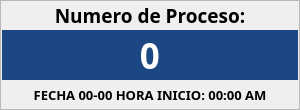
    <widget class="QFrame" name="frmNumeroProceso">
     <property name="geometry">
      <rect>
       <x>960</x>
       <y>20</y>
       <width>300</width>
       <height>110</height>
      </rect>
     </property>
     <property name="styleSheet">
      <string notr="true">#frmNumeroProceso{
background-color: rgb(255, 255, 255);
border-radius: 10px;
border: 2px solid #bbbbbb;
}</string>
     </property>
     <property name="frameShape">
      <enum>QFrame::StyledPanel</enum>
     </property>
     <property name="frameShadow">
      <enum>QFrame::Raised</enum>
     </property>
     <widget class="QLabel" name="lblTextoNumeroDeProceso">
      <property name="geometry">
       <rect>
        <x>0</x>
        <y>0</y>
        <width>300</width>
        <height>30</height>
       </rect>
      </property>
      <property name="font">
       <font>
        <family>Poppins</family>
        <pointsize>14</pointsize>
        <weight>75</weight>
        <bold>true</bold>
       </font>
      </property>
      <property name="text">
       <string>Numero de Proceso:</string>
      </property>
      <property name="alignment">
       <set>Qt::AlignCenter</set>
      </property>
     </widget>
     <widget class="QLabel" name="txtNumeroProceso">
      <property name="geometry">
       <rect>
        <x>2</x>
        <y>30</y>
        <width>296</width>
        <height>50</height>
       </rect>
      </property>
      <property name="font">
       <font>
        <family>Poppins</family>
        <pointsize>26</pointsize>
        <weight>75</weight>
        <bold>true</bold>
       </font>
      </property>
      <property name="styleSheet">
       <string notr="true">background-color: rgb(29, 71, 131);
color: rgb(255, 255, 255);</string>
      </property>
      <property name="text">
       <string>0</string>
      </property>
      <property name="alignment">
       <set>Qt::AlignCenter</set>
      </property>
     </widget>
     <widget class="QLabel" name="lblHoraInicioProceso">
      <property name="geometry">
       <rect>
        <x>0</x>
        <y>80</y>
        <width>300</width>
        <height>30</height>
       </rect>
      </property>
      <property name="font">
       <font>
        <family>Poppins</family>
        <pointsize>10</pointsize>
        <weight>75</weight>
        <bold>true</bold>
       </font>
      </property>
      <property name="text">
       <string>FECHA 00-00 HORA INICIO: 00:00 AM</string>
      </property>
      <property name="alignment">
       <set>Qt::AlignCenter</set>
      </property>
     </widget>
    </widget>
